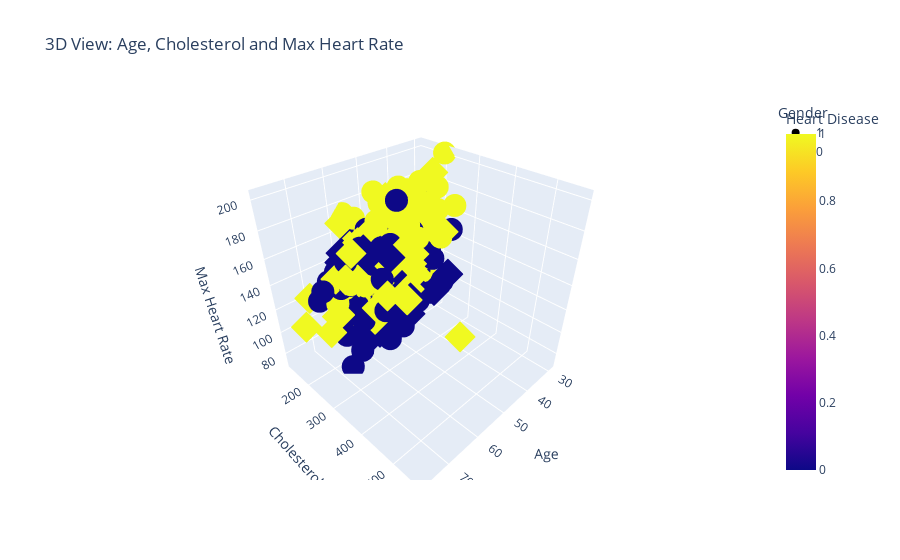
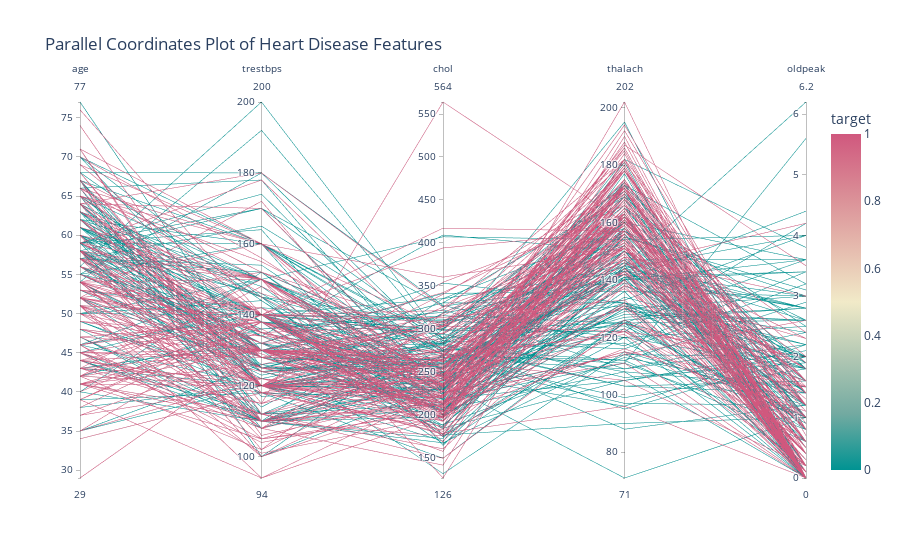

The code cell stored with these charts, in order, in its notebook:
### Code cell
import plotly.express as px
heart_data = pd.read_csv('C:/Users/KIIT0001/Desktop/ML/.ML/heart_disease_data.csv')

#3 Interactive 3D Scatter Plot
fig = px.scatter_3d(heart_data, x='age', y='chol', z='thalach',
                    color='target', symbol='sex',
                    title='3D View: Age, Cholesterol and Max Heart Rate',
                    labels={'target': 'Heart Disease', 'age': 'Age', 
                            'chol': 'Cholesterol', 'thalach': 'Max Heart Rate',
                            'sex': 'Gender'})
fig.show()

#3 Interactive Parallel Coordinates Plot
fig = px.parallel_coordinates(heart_data, 
                             color='target',
                             dimensions=['age', 'trestbps', 'chol', 'thalach', 'oldpeak'],
                             color_continuous_scale=px.colors.diverging.Tealrose,
                             title='Parallel Coordinates Plot of Heart Disease Features')
fig.show()

### Figure 1 — Plotly figure (JSON) as saved in the notebook; plotly's stock layout.template omitted (floating-point values rounded to 4 significant figures; data arrays with more than 128 entries replaced by an {"elided": "..."} marker saying what was removed)
{"data": [{"hovertemplate": "Gender=1<br>Age=%{x}<br>Cholesterol=%{y}<br>Max Heart Rate=%{z}<br>Heart Disease=%{marker.color}<extra></extra>", "legendgroup": "1", "marker": {"color": {"elided": "207 int values"}, "coloraxis": "coloraxis", "symbol": "circle"}, "mode": "markers", "name": "1", "scene": "scene", "showlegend": true, "type": "scatter3d", "x": {"elided": "207 int values"}, "y": {"elided": "207 int values"}, "z": {"elided": "207 int values"}}, {"hovertemplate": "Gender=0<br>Age=%{x}<br>Cholesterol=%{y}<br>Max Heart Rate=%{z}<br>Heart Disease=%{marker.color}<extra></extra>", "legendgroup": "0", "marker": {"color": [1, 1, 1, 1, 1, 1, 1, 1, 1, 1, 1, 1, 1, 1, 1, 1, 1, 1, 1, 1, 1, 1, 1, 1, 1, 1, 1, 1, 1, 1, 1, 1, 1, 1, 1, 1, 1, 1, 1, 1, 1, 1, 1, 1, 1, 1, 1, 1, 1, 1, 1, 1, 1, 1, 1, 1, 1, 1, 1, 1, 1, 1, 1, 1, 1, 1, 1, 1, 1, 1, 1, 1, 0, 0, 0, 0, 0, 0, 0, 0, 0, 0, 0, 0, 0, 0, 0, 0, 0, 0, 0, 0, 0, 0, 0, 0], "coloraxis": "coloraxis", "symbol": "diamond"}, "mode": "markers", "name": "0", "scene": "scene", "showlegend": true, "type": "scatter3d", "x": [41, 57, 56, 48, 58, 50, 58, 66, 69, 71, 65, 41, 46, 54, 65, 65, 51, 53, 53, 53, 51, 44, 63, 57, 71, 35, 45, 62, 43, 55, 60, 42, 67, 54, 58, 54, 45, 62, 63, 68, 45, 50, 50, 64, 64, 37, 46, 46, 64, 41, 54, 39, 34, 67, 52, 74, 54, 49, 41, 49, 60, 51, 42, 67, 76, 44, 60, 71, 66, 39, 58, 55, 62, 65, 61, 51, 62, 60, 61, 43, 62, 63, 56, 59, 56, 62, 62, 66, 63, 55, 58, 55, 58, 63, 57, 57], "y": [204, 354, 294, 275, 283, 219, 340, 226, 239, 302, 417, 198, 177, 304, 269, 360, 308, 264, 216, 234, 256, 141, 252, 303, 265, 183, 234, 209, 213, 250, 318, 265, 564, 214, 248, 288, 160, 394, 195, 211, 236, 244, 254, 325, 313, 215, 204, 243, 303, 268, 267, 199, 210, 277, 196, 269, 201, 271, 306, 269, 178, 295, 209, 223, 197, 242, 240, 149, 278, 220, 197, 342, 268, 225, 330, 305, 164, 258, 307, 341, 263, 407, 288, 249, 409, 294, 244, 228, 269, 327, 319, 205, 225, 197, 241, 236], "z": [172, 163, 153, 139, 162, 158, 172, 114, 151, 162, 157, 168, 160, 170, 148, 151, 142, 143, 115, 160, 149, 175, 172, 159, 130, 182, 175, 163, 165, 161, 160, 122, 160, 158, 122, 159, 138, 157, 179, 115, 152, 162, 159, 154, 133, 170, 172, 152, 122, 172, 167, 179, 192, 172, 169, 121, 163, 162, 163, 163, 96, 157, 173, 142, 116, 149, 171, 125, 152, 152, 131, 166, 160, 114, 169, 142, 145, 157, 146, 136, 97, 154, 133, 143, 150, 106, 154, 165, 169, 117, 152, 130, 146, 136, 123, 174]}], "layout": {"coloraxis": {"colorbar": {"title": {"text": "Heart Disease"}}, "colorscale": [[0, "#0d0887"], [0.1111, "#46039f"], [0.2222, "#7201a8"], [0.3333, "#9c179e"], [0.4444, "#bd3786"], [0.5556, "#d8576b"], [0.6667, "#ed7953"], [0.7778, "#fb9f3a"], [0.8889, "#fdca26"], [1, "#f0f921"]]}, "legend": {"title": {"text": "Gender"}, "tracegroupgap": 0}, "scene": {"domain": {"x": [0, 1], "y": [0, 1]}, "xaxis": {"title": {"text": "Age"}}, "yaxis": {"title": {"text": "Cholesterol"}}, "zaxis": {"title": {"text": "Max Heart Rate"}}}, "title": {"text": "3D View: Age, Cholesterol and Max Heart Rate"}}}

### Figure 2 — Plotly figure (JSON) as saved in the notebook; plotly's stock layout.template omitted (floating-point values rounded to 4 significant figures; data arrays with more than 128 entries replaced by an {"elided": "..."} marker saying what was removed)
{"data": [{"dimensions": [{"label": "age", "values": {"elided": "303 int values"}}, {"label": "trestbps", "values": {"elided": "303 int values"}}, {"label": "chol", "values": {"elided": "303 int values"}}, {"label": "thalach", "values": {"elided": "303 int values"}}, {"label": "oldpeak", "values": {"elided": "303 float values"}}], "domain": {"x": [0, 1], "y": [0, 1]}, "line": {"color": {"elided": "303 int values"}, "coloraxis": "coloraxis"}, "name": "", "type": "parcoords"}], "layout": {"coloraxis": {"colorbar": {"title": {"text": "target"}}, "colorscale": [[0, "rgb(0, 147, 146)"], [0.1667, "rgb(114, 170, 161)"], [0.3333, "rgb(177, 199, 179)"], [0.5, "rgb(241, 234, 200)"], [0.6667, "rgb(229, 185, 173)"], [0.8333, "rgb(217, 137, 148)"], [1, "rgb(208, 88, 126)"]]}, "legend": {"tracegroupgap": 0}, "title": {"text": "Parallel Coordinates Plot of Heart Disease Features"}}}
